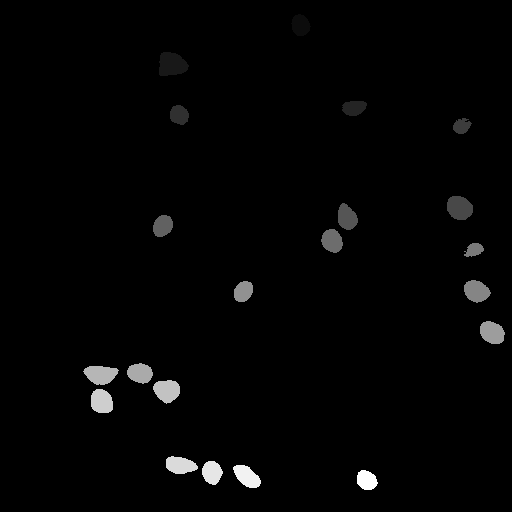
%> input picture roi_mask/512_pixels_custom_image/cellpose_test_cp_masks.png, 512 x 512 px
$ octave ROI_dilate.m   (GNU Octave 9; MATLAB toolbox functions it lacks are replaced by stand-ins)
%> lines starting %> are read from the running program, lines starting %| are printed output that depends on the picture; in (x1, y1, x2, y2) boxes, pixels count from 0 and x2, y2 are one past the last pixel; in counts of white or black regions, pixels touching at a corner belong together; the program's own positions count from 1
fig1 = figure('Name','Origin Mask','Visible','On',...
                            'ColorMap',gray(255),'NumberTitle','off','Menubar','none','Tag','image_channel1','Position',[10,10,408,408]);
imMask = imread('cellpose_test_cp_masks.png');
%> imMask is the input picture: size 512x512 uint16; min 0, max 21, mean 0.3
imMask(imMask~=0) = 1;
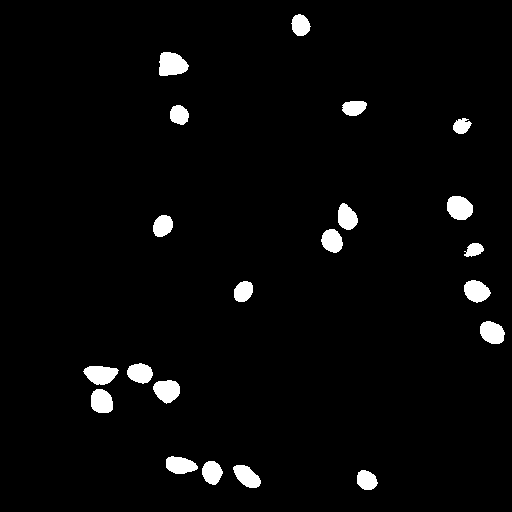
%> imMask: size 512x512 uint16; values 0 (black) and 1 (white), 3.1% white; 21 white regions, largest, box (x1, y1, x2, y2) and area: (159, 52, 189, 76) 558, (447, 196, 473, 220) 498, (83, 366, 119, 385) 490
imMask = single(imMask);
imshow(imMask,'border','tight','initialmagnification','fit');
imwrite(imMask,'Origin Mask.png');
fig2 = figure('Name','Dilated Mask','Visible','On',...
                            'ColorMap',gray(255),'NumberTitle','off','Menubar','none','Tag','image_channel1','Position',[10,10,408,408]);

SE = strel('disk',5);
imMask2 = imdilate(imMask,SE);
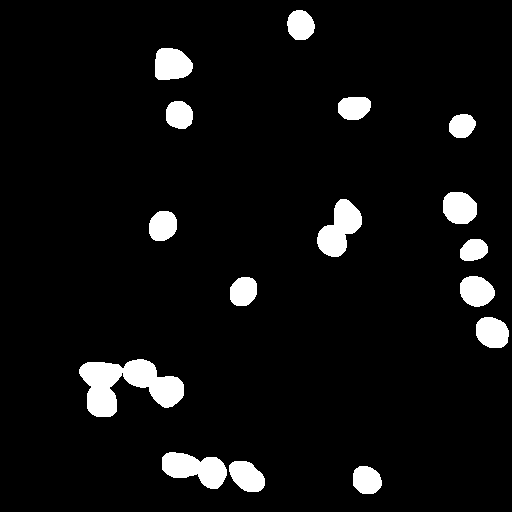
%> imMask2: size 512x512 single; values 0 (black) and 1 (white), 6% white; 16 white regions, largest, box (x1, y1, x2, y2) and area: (79, 359, 184, 417) 3319, (162, 452, 227, 489) 1529, (317, 199, 362, 257) 1503
imshow(imMask2,'border','tight','initialmagnification','fit');
imwrite(imMask2,'Dilated Mask.png')
